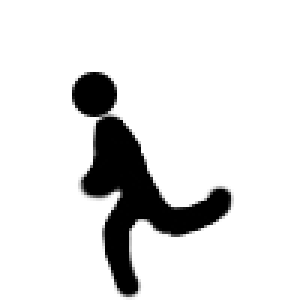
#> input picture images/animation_raw/runleft0.png, 100 x 100 px (shown 3 times larger); its folder holds 4 pictures in this run
$ python cut_animation.py
#> lines starting #> are read from the running program, lines starting #| are printed output that depends on the picture
import os
from PIL import Image


input_dir = 'images/animation_raw'
output_dir = 'images/animation'


if not os.path.exists(output_dir):
    os.makedirs(output_dir)


crop_height = 40


for filename in os.listdir(input_dir):
    if filename.endswith('.png'):

        img_path = os.path.join(input_dir, filename)
        img = Image.open(img_path)
#> img is the input picture: PIL image 100x100 RGBA; mean R, G, B, A 212.1, 212.1, 212.1, 30.6


        width, height = img.size
#> width = 100; height = 100


        box = (0, crop_height , width, height)
#> box = (0, 40, 100, 100)

        cropped_img = img.crop(box)
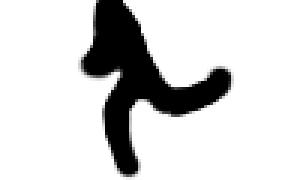
#> cropped_img: PIL image 100x60 RGBA (shown 3 times larger); mean R, G, B, A 196.2, 196.2, 196.2, 43.2; transparent parts drawn white


        output_path = os.path.join(output_dir, filename)
        cropped_img.save(output_path)

        print(f'已处理: {filename}')
#> pass 2 of the loop `for filename in os.listdir(input_dir):`:
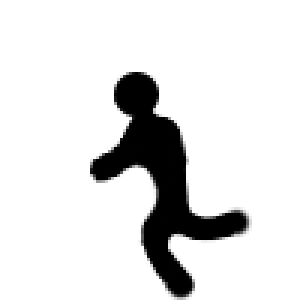
#> input picture images/animation_raw/runleft1.png, 100 x 100 px (shown 3 times larger)
#> img is the input picture: PIL image 100x100 RGBA; mean R, G, B, A 207.8, 207.8, 207.8, 31.3
#> `cropped_img = img.crop(box)`:
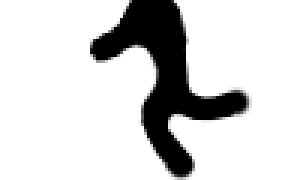
#> cropped_img: PIL image 100x60 RGBA (shown 3 times larger); mean R, G, B, A 190.8, 190.8, 190.8, 43.9; transparent parts drawn white
#> pass 3 of the loop `for filename in os.listdir(input_dir):`:
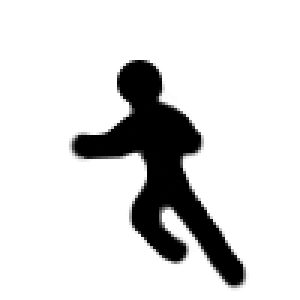
#> input picture images/animation_raw/runleft2.png, 100 x 100 px (shown 3 times larger)
#> img is the input picture: PIL image 100x100 RGBA; mean R, G, B, A 191.6, 191.6, 191.6, 36.5
#> `cropped_img = img.crop(box)`:
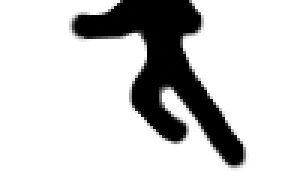
#> cropped_img: PIL image 100x60 RGBA (shown 3 times larger); mean R, G, B, A 169.6, 169.6, 169.6, 49.2; transparent parts drawn white
#> the loop made 4 passes; the first 3 are shown

print('所有图片处理完成！')
